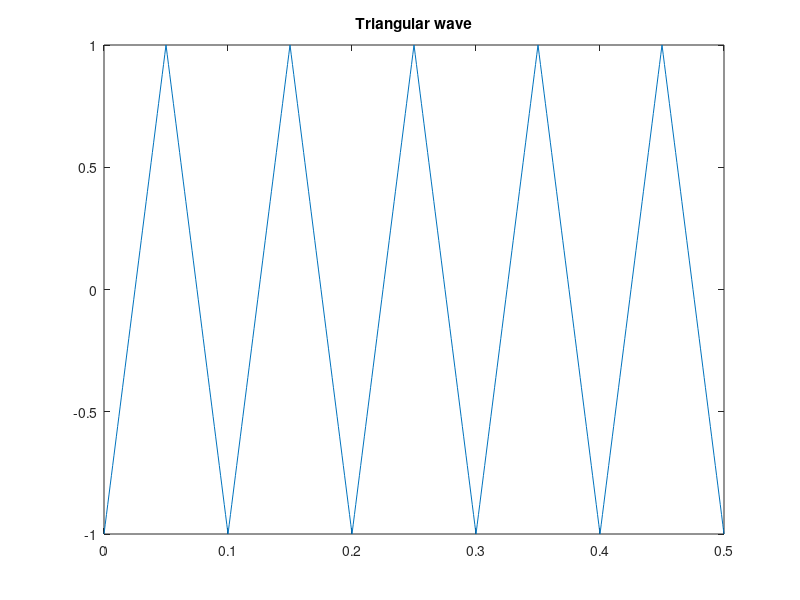

This figure's MATLAB source:
clc; clear; close all;
f = 10; Fs = 1000; t = 0:1/Fs:0.5;
x = sawtooth(2*pi*f*t, 0.5); % 0.5 = triangle (1 = ramp)
plot(t,x); title('Triangular wave');
